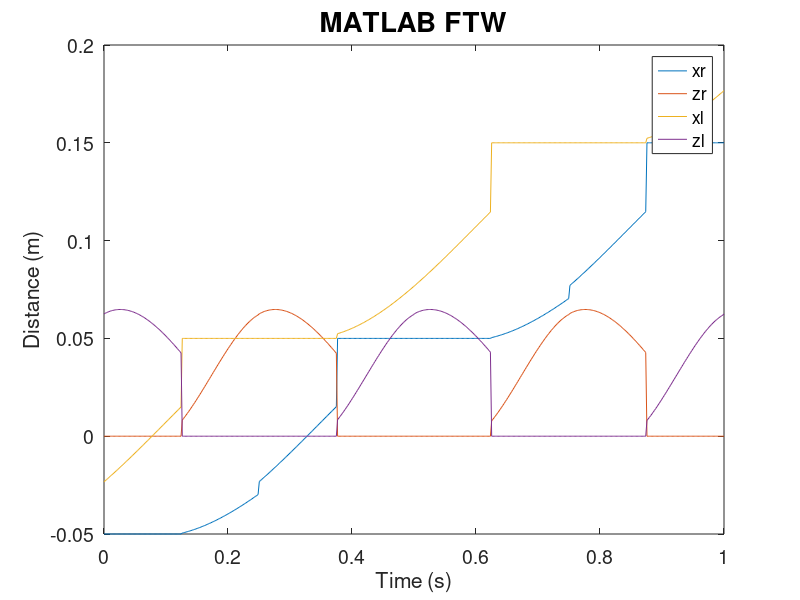

MATLAB code to generate this figure:
clear all
clc
close all

T_cycle = 0.5;
t_vec=linspace(0,2*T_cycle,500);


Lstep = .05  ;
FootHeight = 0 ;
t1 = T_cycle/4  ;
t2 = T_cycle/2 ;
t3 = 3*T_cycle/4  ;
t4 = T_cycle ;

for i=1:length(t_vec)
    t_shit=t_vec(i);
    t = mod(t_shit,t4);
    tl = mod(t_shit-0.5*T_cycle,T_cycle);
    
    c = floor(t_shit/T_cycle);
    d = floor( (t_shit+0.5*T_cycle )/T_cycle);
    if mod(t,t4) < t1
        xr(i) = -Lstep + c*2*Lstep;
        zr(i) = FootHeight;
        xl(i) = -1.5144*tl^3 + 1.5855*tl^2 - 0.2334*tl - 0.0404 + d*2*Lstep;
        zl(i) = 8.1169*tl^3 - 9.8338*tl^2 + 3.575*tl - 0.34347;
    elseif mod(t,t4)<t2
        xr(i) = -1.2848*t^3 + 1.3202*t^2 - 0.1938*t - 0.0435 + c*2*Lstep;
        zr(i) = -19.724*t^3 + 10.2116*t^2 - 1.2359*t + 0.0412;
        xl(i) = Lstep + d*2*Lstep;
        zl(i) = FootHeight;
    elseif mod(t,t4)<t3
        xr(i) = -1.5144*t^3 + 1.5855*t^2 - 0.2334*t - 0.0404 + c*2*Lstep;
        zr(i) = 8.1169*t^3 - 9.8338*t^2 + 3.575*t - 0.34347;
        xl(i) = -Lstep + d*2*Lstep;
        zl(i) = FootHeight;
    else
        
        xr(i) = Lstep + c*2*Lstep;
        zr(i) = FootHeight;
        xl(i) = -1.5144*tl^3 + 1.5855*tl^2 - 0.2334*tl - 0.0404 + d*2*Lstep;
        zl(i) = -19.724*tl^3 + 10.2116*tl^2 - 1.2359*tl + 0.0412;
    end
    
end
plot(t_vec,xr)
hold on
plot(t_vec,zr)
plot(t_vec,xl)
hold on

plot(t_vec,zl)
legend('xr','zr','xl','zl')
xlabel('Time (s)')
ylabel('Distance (m)')
set(gca,'FontSize',14)

title('MATLAB FTW','FontSize',20)
% legend('xl','zr')
